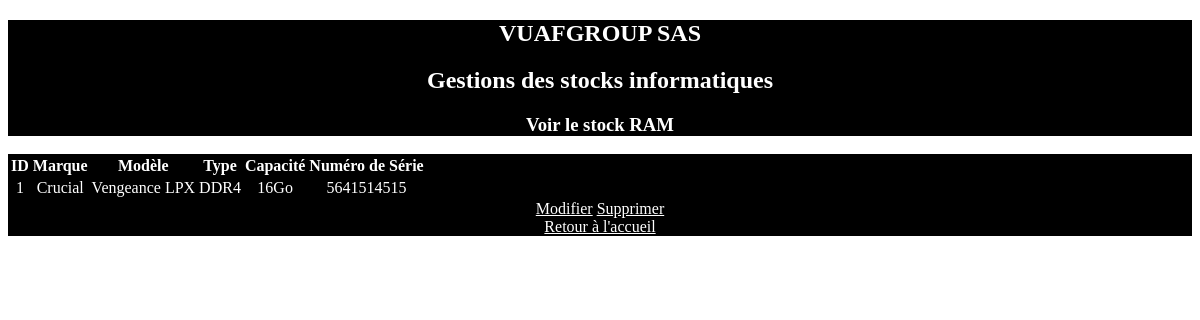
/gestion/show/ram, run on an earlier commit of the app's database.
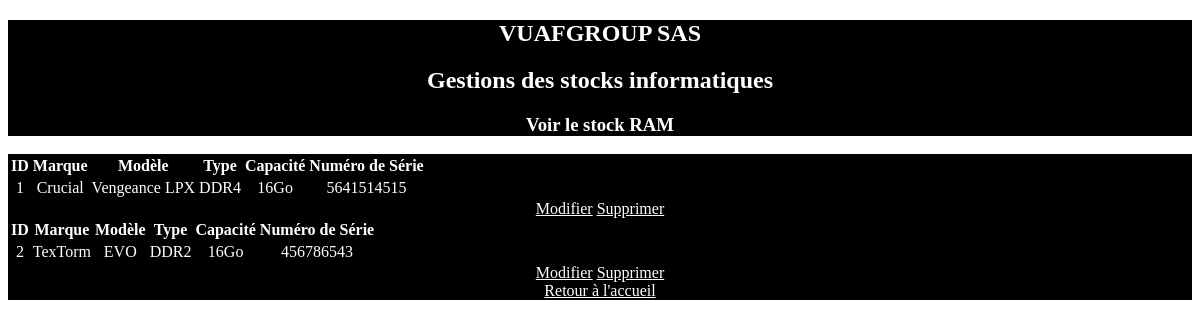
And on a later commit of the database.
### gestion/models.py (models this page shows, shortened)
class RAM(models.Model):
    Marque = models.ForeignKey(Marque, on_delete=models.CASCADE)
    Modèle = models.CharField(max_length = 100)
    Type = models.ForeignKey(Type, on_delete=models.CASCADE)
    Capacité = models.CharField(max_length=20)
    SN = models.CharField(max_length=20)
    def __str__(self):
        chaine = f"Barrette {self.Marque}, modèle {self.Modèle}, de la {self.Type} avec une capacité de {self.Capacité}"
        return chaine

class Marque(models.Model):
    Marque = models.CharField(max_length=100)
    def __str__(self):
        chaine = f"{self.Marque}"
        return chaine

class Type(models.Model):
    Type = models.CharField(max_length=100)
    def __str__(self):
        chaine = f"{self.Type}"
        return chaine

### gestion/views.py (the view)
# urls.py: path('show/ram', views.showram),
def showram(request):
    queryset = models.RAM.objects.all()
    print(queryset)
    print(len(queryset))
    return render(request,"gestion/showram.html",{"gestion_ram" : queryset})

### gestion/templates/gestion/showRAM.html
{% extends "gestion/main.html" %}
        {% block content %}
    <h3 class="titre">Voir le stock RAM</h3>
    </section>
<section>
    {% for Ram in gestion_ram %}
    <table class="table is-fullwidth is-hoverable">
        <thead>
          <tr>
            <th>ID</th>
            <th>Marque</th>
            <th>Modèle</th>
            <th>Type</th>
            <th>Capacité</th>
            <th>Numéro de Série</th>
          </tr>
        </thead>
        <tbody>
          <tr>
            <td>{{Ram.id}}</td>
            <td>{{Ram.Marque}}</td>
            <td>{{Ram.Modèle}}</td>
            <td>{{Ram.Type}}</td>
            <td>{{Ram.Capacité}}</td>
            <td>{{Ram.SN}}</td>
          </tr>
        </tbody>
      </table>
      <a href='ram/update/{{Ram.id}}'class='bouton'>Modifier</a>
      <a href='ram/delete/{{Ram.id}}'class='bouton'>Supprimer</a>
{% endfor %}
<br>
<a href='/gestion/index'class="bouton">Retour à l'accueil</a>
{% endblock %}

### gestion/templates/gestion/main.html (shortened to what this page needs)
<!DOCTYPE html>
<html lang="en">
<head>
    {% load static %}
    <link rel="stylesheet" type="text/css" href="{%static "gestion/index.css" %}">
</head>
<body>
    <section class="titre">
        <h1 class="titre">VUAFGROUP SAS </h1>
        <h2 class="titre">Gestions des stocks informatiques</h2>
        {% block content %}
        {% endblock %}

### gestion/static/gestion/index.css (style rules this page uses)
.titre { text-align: center; color: white; background-color: black; }
.bouton { text-align: center; color: white; background-color: black; }
section { text-align: center; color: white; background-color: black; }
table { text-align: center; color: white; background-color: black; }

What changed in the data, as far as the page shows it:
added RAM: id "2", Marque "TexTorm", Modèle "EVO", Type "DDR2", Capacité "16Go", SN "456786543"
